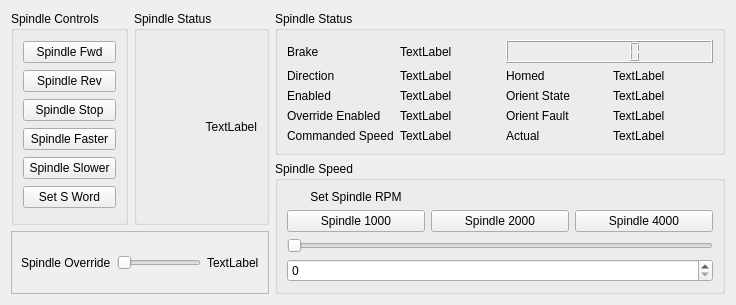
      <widget class="QWidget" name="tab_8">
       <attribute name="title">
        <string>Spindle</string>
       </attribute>
       <layout class="QGridLayout" name="gridLayout_22">
        <item row="0" column="0" rowspan="2">
         <widget class="QGroupBox" name="groupBox_5">
          <property name="title">
           <string>Spindle Controls</string>
          </property>
          <layout class="QGridLayout" name="gridLayout_14">
           <item row="1" column="0">
            <widget class="QPushButton" name="spindle_rev_pb">
             <property name="text">
              <string>Spindle Rev</string>
             </property>
            </widget>
           </item>
           <item row="2" column="0">
            <widget class="QPushButton" name="spindle_stop_pb">
             <property name="text">
              <string>Spindle Stop</string>
             </property>
            </widget>
           </item>
           <item row="4" column="0">
            <widget class="QPushButton" name="spindle_minus_pb">
             <property name="text">
              <string>Spindle Slower</string>
             </property>
            </widget>
           </item>
           <item row="3" column="0">
            <widget class="QPushButton" name="spindle_plus_pb">
             <property name="text">
              <string>Spindle Faster</string>
             </property>
            </widget>
           </item>
           <item row="0" column="0">
            <widget class="QPushButton" name="spindle_fwd_pb">
             <property name="text">
              <string>Spindle Fwd</string>
             </property>
            </widget>
           </item>
           <item row="5" column="0">
            <widget class="QPushButton" name="set_speed_0_pb">
             <property name="text">
              <string>Set S Word</string>
             </property>
            </widget>
           </item>
          </layout>
         </widget>
        </item>
        <item row="1" column="3" rowspan="2">
         <widget class="QGroupBox" name="groupBox_7">
          <property name="title">
           <string>Spindle Speed</string>
          </property>
          <layout class="QGridLayout" name="gridLayout_16">
           <item row="1" column="0">
            <widget class="QPushButton" name="spindle_set_0_1000">
             <property name="text">
              <string>Spindle 1000</string>
             </property>
            </widget>
           </item>
           <item row="1" column="2">
            <widget class="QPushButton" name="spindle_set_0_4000">
             <property name="text">
              <string>Spindle 4000</string>
             </property>
            </widget>
           </item>
           <item row="0" column="0">
            <widget class="QLabel" name="label_26">
             <property name="text">
              <string>Set Spindle RPM</string>
             </property>
             <property name="alignment">
              <set>Qt::AlignCenter</set>
             </property>
            </widget>
           </item>
           <item row="1" column="1">
            <widget class="QPushButton" name="spindle_set_0_2000">
             <property name="text">
              <string>Spindle 2000</string>
             </property>
            </widget>
           </item>
           <item row="2" column="0" colspan="3">
            <widget class="QSlider" name="spindle_speed_sl">
             <property name="sizePolicy">
              <sizepolicy hsizetype="Minimum" vsizetype="Fixed">
               <horstretch>0</horstretch>
               <verstretch>0</verstretch>
              </sizepolicy>
             </property>
             <property name="orientation">
              <enum>Qt::Horizontal</enum>
             </property>
            </widget>
           </item>
           <item row="3" column="0" colspan="3">
            <widget class="QSpinBox" name="spindle_speed_sb">
             <property name="minimumSize">
              <size>
               <width>100</width>
               <height>0</height>
              </size>
             </property>
            </widget>
           </item>
          </layout>
         </widget>
        </item>
        <item row="2" column="0" colspan="3">
         <widget class="QFrame" name="frame_5">
          <property name="frameShape">
           <enum>QFrame::StyledPanel</enum>
          </property>
          <property name="frameShadow">
           <enum>QFrame::Raised</enum>
          </property>
          <layout class="QGridLayout" name="gridLayout_21">
           <item row="0" column="0">
            <widget class="QLabel" name="label_25">
             <property name="text">
              <string>Spindle Override</string>
             </property>
            </widget>
           </item>
           <item row="0" column="1">
            <widget class="QSlider" name="spindle_override_sl">
             <property name="orientation">
              <enum>Qt::Horizontal</enum>
             </property>
            </widget>
           </item>
           <item row="0" column="2">
            <widget class="QLabel" name="spindle_override_0_lb">
             <property name="text">
              <string>TextLabel</string>
             </property>
            </widget>
           </item>
          </layout>
         </widget>
        </item>
        <item row="0" column="1" rowspan="2" colspan="2">
         <widget class="QGroupBox" name="groupBox_18">
          <property name="title">
           <string>Spindle Status</string>
          </property>
          <layout class="QGridLayout" name="gridLayout_37">
           <item row="0" column="0">
            <widget class="QLabel" name="rpm_lb">
             <property name="text">
              <string>TextLabel</string>
             </property>
             <property name="alignment">
              <set>Qt::AlignRight|Qt::AlignTrailing|Qt::AlignVCenter</set>
             </property>
             <property name="function" stdset="0">
              <string>hal_avr_f</string>
             </property>
             <property name="pin_name" stdset="0">
              <string>average-rpm</string>
             </property>
             <property name="hal_type" stdset="0">
              <string>HAL_FLOAT</string>
             </property>
             <property name="samples" stdset="0">
              <number>15</number>
             </property>
             <property name="precision" stdset="0">
              <number>0</number>
             </property>
             <property name="rounding" stdset="0">
              <number>1</number>
             </property>
            </widget>
           </item>
          </layout>
         </widget>
        </item>
        <item row="0" column="3">
         <widget class="QGroupBox" name="groupBox_6">
          <property name="minimumSize">
           <size>
            <width>450</width>
            <height>0</height>
           </size>
          </property>
          <property name="title">
           <string>Spindle Status</string>
          </property>
          <layout class="QGridLayout" name="gridLayout_15">
           <item row="2" column="1">
            <widget class="QLabel" name="spindle_enabled_0_lb">
             <property name="text">
              <string>TextLabel</string>
             </property>
            </widget>
           </item>
           <item row="3" column="0">
            <widget class="QLabel" name="label_34">
             <property name="text">
              <string>Override Enabled</string>
             </property>
            </widget>
           </item>
           <item row="0" column="1">
            <widget class="QLabel" name="spindle_brake_0_lb">
             <property name="text">
              <string>TextLabel</string>
             </property>
            </widget>
           </item>
           <item row="3" column="1">
            <widget class="QLabel" name="spindle_override_enabled_0_lb">
             <property name="text">
              <string>TextLabel</string>
             </property>
            </widget>
           </item>
           <item row="0" column="0">
            <widget class="QLabel" name="label_18">
             <property name="text">
              <string>Brake</string>
             </property>
            </widget>
           </item>
           <item row="1" column="0">
            <widget class="QLabel" name="label_19">
             <property name="text">
              <string>Direction</string>
             </property>
            </widget>
           </item>
           <item row="2" column="0">
            <widget class="QLabel" name="label_20">
             <property name="text">
              <string>Enabled</string>
             </property>
            </widget>
           </item>
           <item row="1" column="1">
            <widget class="QLabel" name="spindle_direction_0_lb">
             <property name="text">
              <string>TextLabel</string>
             </property>
            </widget>
           </item>
           <item row="4" column="0">
            <widget class="QLabel" name="label_35">
             <property name="text">
              <string>Commanded Speed</string>
             </property>
            </widget>
           </item>
           <item row="4" column="1">
            <widget class="QLabel" name="spindle_speed_0_lb">
             <property name="text">
              <string>TextLabel</string>
             </property>
            </widget>
           </item>
           <item row="1" column="2">
            <widget class="QLabel" name="label_21">
             <property name="text">
              <string>Homed</string>
             </property>
            </widget>
           </item>
           <item row="1" column="3">
            <widget class="QLabel" name="spindle_homed_0_lb">
             <property name="text">
              <string>TextLabel</string>
             </property>
            </widget>
           </item>
           <item row="2" column="2">
            <widget class="QLabel" name="label_27">
             <property name="text">
              <string>Orient State</string>
             </property>
            </widget>
           </item>
           <item row="2" column="3">
            <widget class="QLabel" name="spindle_orient_state_0_lb">
             <property name="text">
              <string>TextLabel</string>
             </property>
            </widget>
           </item>
           <item row="3" column="2">
            <widget class="QLabel" name="label_24">
             <property name="text">
              <string>Orient Fault</string>
             </property>
            </widget>
           </item>
           <item row="3" column="3">
            <widget class="QLabel" name="spindle_orient_fault_0_lb">
             <property name="text">
              <string>TextLabel</string>
             </property>
            </widget>
           </item>
           <item row="4" column="2">
            <widget class="QLabel" name="label_33">
             <property name="text">
              <string>Actual</string>
             </property>
            </widget>
           </item>
           <item row="4" column="3">
            <widget class="QLabel" name="spindle_speed_0_lb_2">
             <property name="text">
              <string>TextLabel</string>
             </property>
            </widget>
           </item>
           <item row="0" column="2" colspan="2">
            <widget class="QLCDNumber" name="spindle_speed_0_lcd">
             <property name="font">
              <font>
               <family>Monospace</family>
               <pointsize>12</pointsize>
               <weight>75</weight>
               <bold>true</bold>
              </font>
             </property>
             <property name="digitCount">
              <number>6</number>
             </property>
            </widget>
           </item>
          </layout>
         </widget>
        </item>
       </layout>
      </widget>
